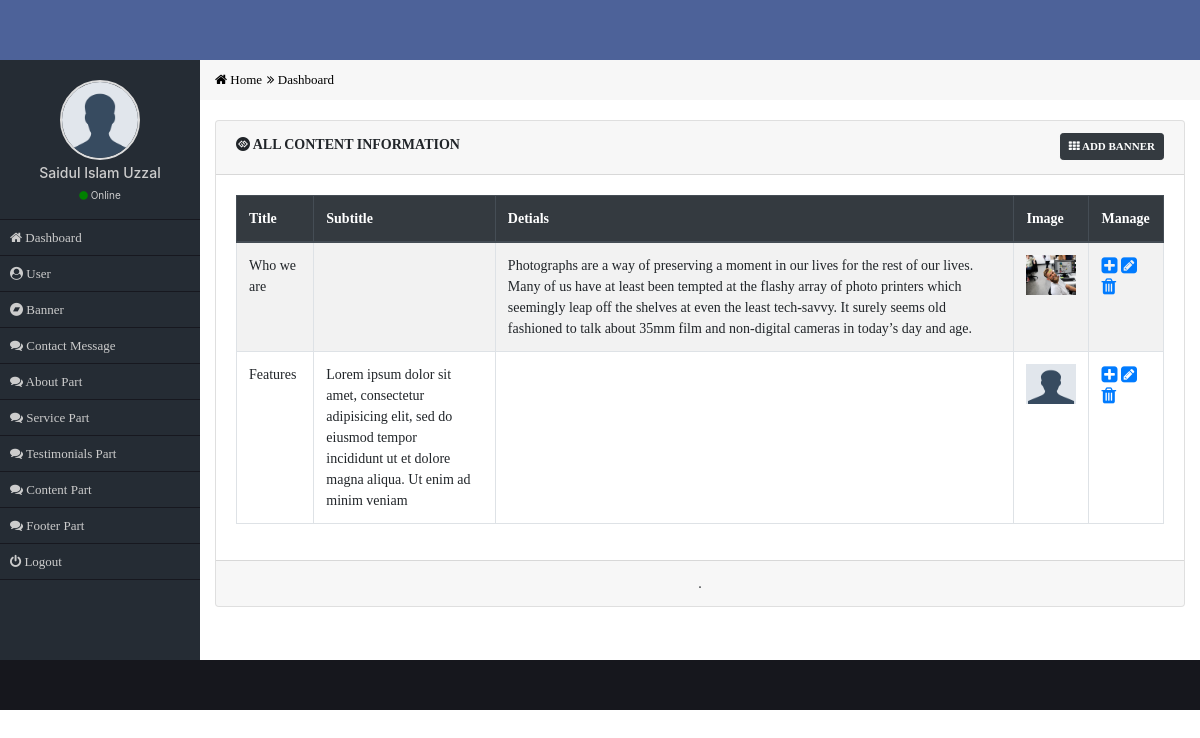
Screenshot of /admin/content-all-banner.php (signed in) with the database file from the repository.
### tables this page shows
CREATE TABLE `cs_content` (
  `content_id` int(11) NOT NULL,
  `content_title` varchar(100) NOT NULL,
  `content_subtitle` varchar(255) NOT NULL,
  `content_details` text NOT NULL,
  `content_image` varchar(50) NOT NULL
);

### admin/content-all-banner.php (the view, shortened to what this page needs)
<?php
    require_once('functions/main.php');
    if($_SESSION['role']=='1'){
?>
    <div class="row">
        <div class="col-md-12 main_content">
            <div class="card">
              <div class="card-header">
                  <div class="row">
                      <div class="col-md-8">
                            <h4 class="card_header_title"><i class="fa fa-gg-circle"></i> All Content Information</h4>
                      </div>
                      <div class="col-md-4 text-right">
                          <a class="btn btn-sm btn-dark card_top_btn" href="content-add.php"><i class="fa fa-th"></i> Add Banner</a>
                      </div>
                  </div>
              </div>
              <div class="card-body">
                  <table class="table table-bordered table-striped table-hover custom_table">
                    <thead class="thead-dark">
                      <tr>
                        <th scope="col">Title</th>
                        <th scope="col">Subtitle</th>
                        <th scope="col">Detials</th>
                        <th scope="col">Image</th>
                        <th scope="col">Manage</th>
                      </tr>
                    </thead>
                    <tbody>
                      <?php
                          $sel="SELECT * FROM cs_content ORDER BY content_id DESC";
                          $Q=mysqli_query($con,$sel);
                          while($data=mysqli_fetch_assoc($Q)){
                      ?>
                        <tr>
                          <td><?= $data['content_title']; ?></td>
                          <td><?= $data['content_subtitle']; ?></td>
                          <td><?= $data['content_details']; ?></td>
                          <td>
                            <?php if($data['content_image']!=''){?>
                              <img height="40" width="50" src="uploads/<?= $data['content_image']; ?>" alt="photo"/>
                            <?php }else{ ?>
                              <img height="40" width="50" src="uploads/avatar.png" alt="photo"/>
                            <?php } ?>
                          </td>
                          <td>
                              <a href="content-view-message.php?v=<?= $data['content_id']; ?>"><i class="fa fa-plus-square fa-lg"></i></a>
                              <a href="content-edit-user.php?e=<?= $data['content_id']; ?>"><i class="fa fa-pencil-square fa-lg"></i></a>
                              <a href="delete-banner.php?d=<?= $data['content_id']; ?>"><i class="fa fa-trash fa-lg"></i></a>
                          </td>
                        </tr>
                      <?php } ?>
                    </tbody>
                  </table>
              </div>
              <div class="card-footer text-center">
                  .
              </div>
            </div>
        </div>
    </div>
<?php
  }else{
    header('Location:index.php');
  }
?>

### admin/css/style.css (style rules this page uses)
* { margin: 0px; padding: 0px; outline: 0px; }
img { border: 0px; }
a { text-decoration: none; }
.main_content { margin-top: 20px; font-family: verdana; font-size: 14px; }
.card_header_title { font-size: 14px; font-weight: bold; margin-top: 4px; font-family: verdana; text-transform: uppercase; }
.card_top_btn { font-size: 11px; font-weight: 600; text-transform: uppercase; }

### rows the page displays
cs_content: content_title "Who we are", content_details "Photographs are a way of preserving a moment in our lives for the rest of our lives. Many of us have at least been tempted at the flashy array of photo printers which seemingly leap off the shelves at even the least tech-savvy. It surely seems old fashioned to talk about 35mm film and non-digital cameras in today’s day and age.", content_image (picture)
cs_content: content_title "Features", content_subtitle "Lorem ipsum dolor sit amet, consectetur adipisicing elit, sed do eiusmod tempor incididunt ut et dolore magna aliqua. Ut enim ad minim veniam"

### other values shown
$_SESSION['name'] "Saidul Islam Uzzal"
